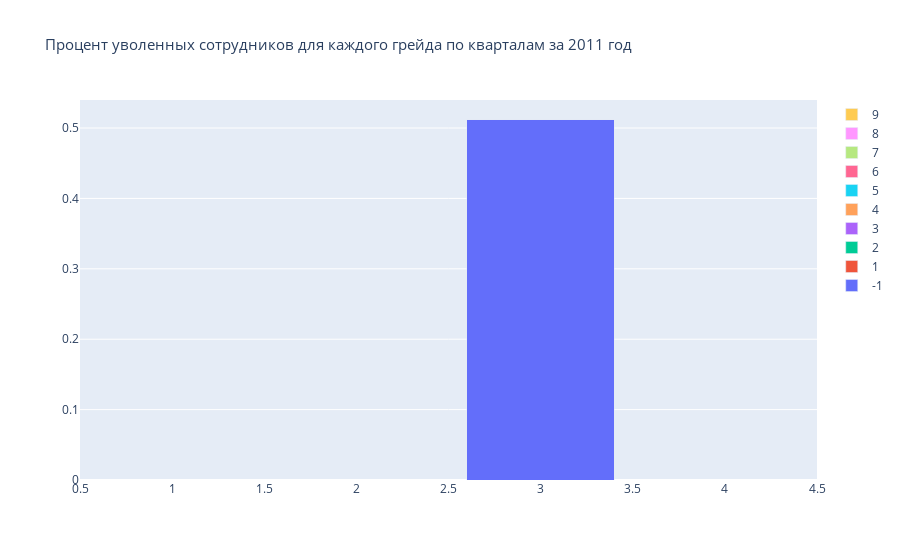
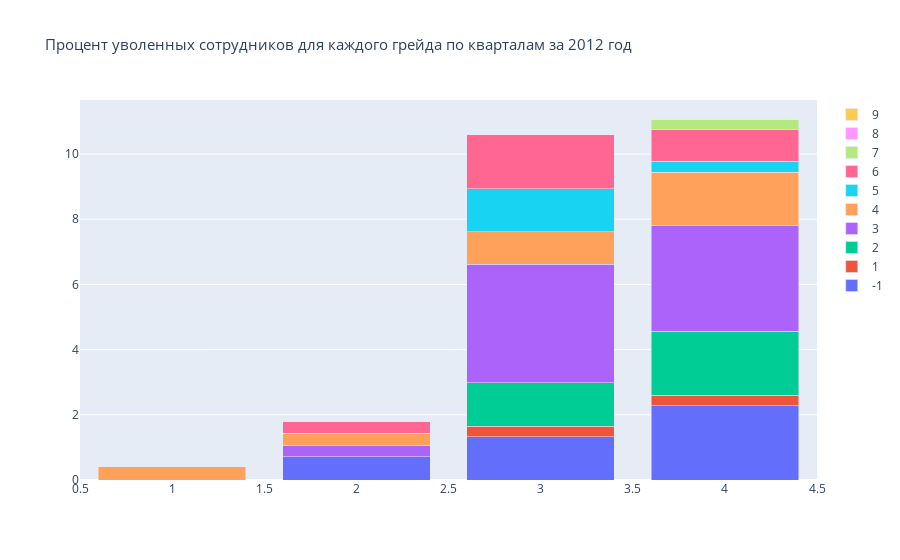
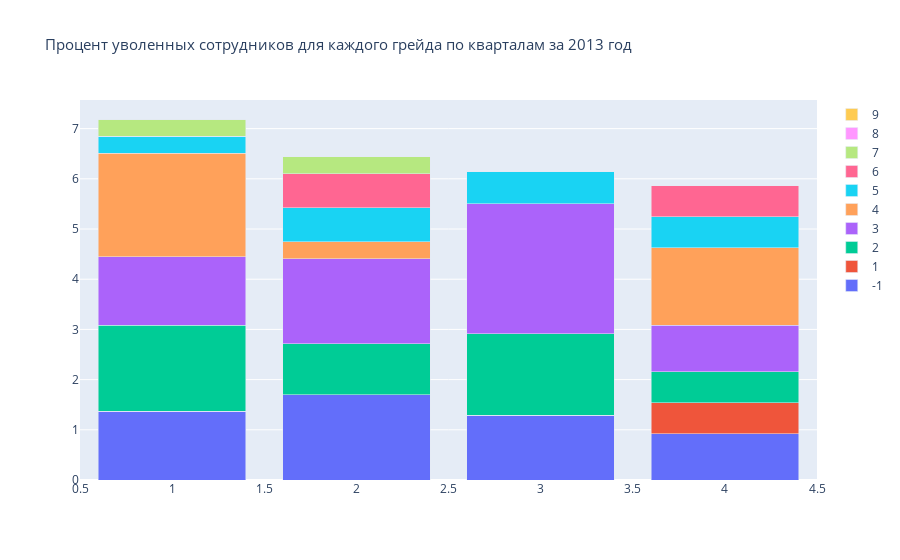
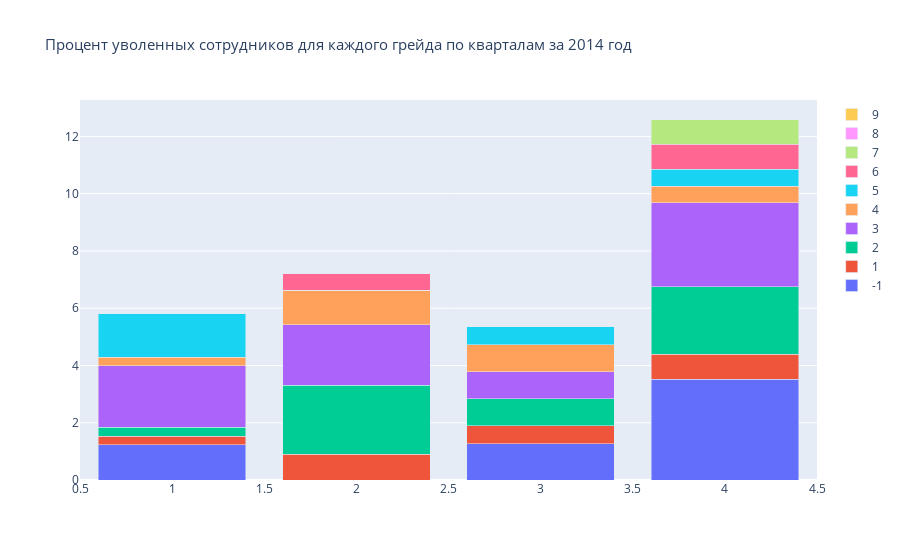

The cell these charts' notebook holds for them, in order:
### Code cell
for i in np.arange(2011,2022,1):
    #Создаю накопительную гистограмму
    fig = go.Figure()
    for grade in np.unique(df['grade'].dropna()):
        fig.add_trace(go.Bar(x = [1,2,3,4], y = func(df, 'grade', grade, i), name=str(int(grade))))
    
    
    fig.update_layout(title_text="Процент уволенных сотрудников для каждого грейда по кварталам за " +str(i) + ' год',
                  title_font_size=15, barmode='stack')

    fig.show()

### Figure 1 — Plotly figure (JSON) as saved in the notebook; plotly's stock layout.template omitted (floating-point values rounded to 4 significant figures)
{"data": [{"name": "-1", "type": "bar", "x": [1, 2, 3, 4], "y": [0, 0, 0.5128, 0]}, {"name": "1", "type": "bar", "x": [1, 2, 3, 4], "y": [0, 0, 0, 0]}, {"name": "2", "type": "bar", "x": [1, 2, 3, 4], "y": [0, 0, 0, 0]}, {"name": "3", "type": "bar", "x": [1, 2, 3, 4], "y": [0, 0, 0, 0]}, {"name": "4", "type": "bar", "x": [1, 2, 3, 4], "y": [0, 0, 0, 0]}, {"name": "5", "type": "bar", "x": [1, 2, 3, 4], "y": [0, 0, 0, 0]}, {"name": "6", "type": "bar", "x": [1, 2, 3, 4], "y": [0, 0, 0, 0]}, {"name": "7", "type": "bar", "x": [1, 2, 3, 4], "y": [0, 0, 0, 0]}, {"name": "8", "type": "bar", "x": [1, 2, 3, 4], "y": [0, 0, 0, 0]}, {"name": "9", "type": "bar", "x": [1, 2, 3, 4], "y": [0, 0, 0, 0]}], "layout": {"barmode": "stack", "title": {"font": {"size": 15}, "text": "Процент уволенных сотрудников для каждого грейда по кварталам за 2011 год"}}}

### Figure 2 — Plotly figure (JSON) as saved in the notebook; plotly's stock layout.template omitted (floating-point values rounded to 4 significant figures)
{"data": [{"name": "-1", "type": "bar", "x": [1, 2, 3, 4], "y": [0, 0.7143, 1.325, 2.28]}, {"name": "1", "type": "bar", "x": [1, 2, 3, 4], "y": [0, 0, 0.3311, 0.3257]}, {"name": "2", "type": "bar", "x": [1, 2, 3, 4], "y": [0, 0, 1.325, 1.954]}, {"name": "3", "type": "bar", "x": [1, 2, 3, 4], "y": [0, 0.3571, 3.642, 3.257]}, {"name": "4", "type": "bar", "x": [1, 2, 3, 4], "y": [0.4016, 0.3571, 0.9934, 1.629]}, {"name": "5", "type": "bar", "x": [1, 2, 3, 4], "y": [0, 0, 1.325, 0.3257]}, {"name": "6", "type": "bar", "x": [1, 2, 3, 4], "y": [0, 0.3571, 1.656, 0.9772]}, {"name": "7", "type": "bar", "x": [1, 2, 3, 4], "y": [0, 0, 0, 0.3257]}, {"name": "8", "type": "bar", "x": [1, 2, 3, 4], "y": [0, 0, 0, 0]}, {"name": "9", "type": "bar", "x": [1, 2, 3, 4], "y": [0, 0, 0, 0]}], "layout": {"barmode": "stack", "title": {"font": {"size": 15}, "text": "Процент уволенных сотрудников для каждого грейда по кварталам за 2012 год"}}}

### Figure 3 — Plotly figure (JSON) as saved in the notebook; plotly's stock layout.template omitted (floating-point values rounded to 4 significant figures)
{"data": [{"name": "-1", "type": "bar", "x": [1, 2, 3, 4], "y": [1.37, 1.695, 1.294, 0.9259]}, {"name": "1", "type": "bar", "x": [1, 2, 3, 4], "y": [0, 0, 0, 0.6173]}, {"name": "2", "type": "bar", "x": [1, 2, 3, 4], "y": [1.712, 1.017, 1.618, 0.6173]}, {"name": "3", "type": "bar", "x": [1, 2, 3, 4], "y": [1.37, 1.695, 2.589, 0.9259]}, {"name": "4", "type": "bar", "x": [1, 2, 3, 4], "y": [2.055, 0.339, 0, 1.543]}, {"name": "5", "type": "bar", "x": [1, 2, 3, 4], "y": [0.3425, 0.678, 0.6472, 0.6173]}, {"name": "6", "type": "bar", "x": [1, 2, 3, 4], "y": [0, 0.678, 0, 0.6173]}, {"name": "7", "type": "bar", "x": [1, 2, 3, 4], "y": [0.3425, 0.339, 0, 0]}, {"name": "8", "type": "bar", "x": [1, 2, 3, 4], "y": [0, 0, 0, 0]}, {"name": "9", "type": "bar", "x": [1, 2, 3, 4], "y": [0, 0, 0, 0]}], "layout": {"barmode": "stack", "title": {"font": {"size": 15}, "text": "Процент уволенных сотрудников для каждого грейда по кварталам за 2013 год"}}}

### Figure 4 — Plotly figure (JSON) as saved in the notebook; plotly's stock layout.template omitted (floating-point values rounded to 4 significant figures)
{"data": [{"name": "-1", "type": "bar", "x": [1, 2, 3, 4], "y": [1.227, 0, 1.262, 3.519]}, {"name": "1", "type": "bar", "x": [1, 2, 3, 4], "y": [0.3067, 0.9036, 0.6309, 0.8798]}, {"name": "2", "type": "bar", "x": [1, 2, 3, 4], "y": [0.3067, 2.41, 0.9464, 2.346]}, {"name": "3", "type": "bar", "x": [1, 2, 3, 4], "y": [2.147, 2.108, 0.9464, 2.933]}, {"name": "4", "type": "bar", "x": [1, 2, 3, 4], "y": [0.3067, 1.205, 0.9464, 0.5865]}, {"name": "5", "type": "bar", "x": [1, 2, 3, 4], "y": [1.534, 0, 0.6309, 0.5865]}, {"name": "6", "type": "bar", "x": [1, 2, 3, 4], "y": [0, 0.6024, 0, 0.8798]}, {"name": "7", "type": "bar", "x": [1, 2, 3, 4], "y": [0, 0, 0, 0.8798]}, {"name": "8", "type": "bar", "x": [1, 2, 3, 4], "y": [0, 0, 0, 0]}, {"name": "9", "type": "bar", "x": [1, 2, 3, 4], "y": [0, 0, 0, 0]}], "layout": {"barmode": "stack", "title": {"font": {"size": 15}, "text": "Процент уволенных сотрудников для каждого грейда по кварталам за 2014 год"}}}
